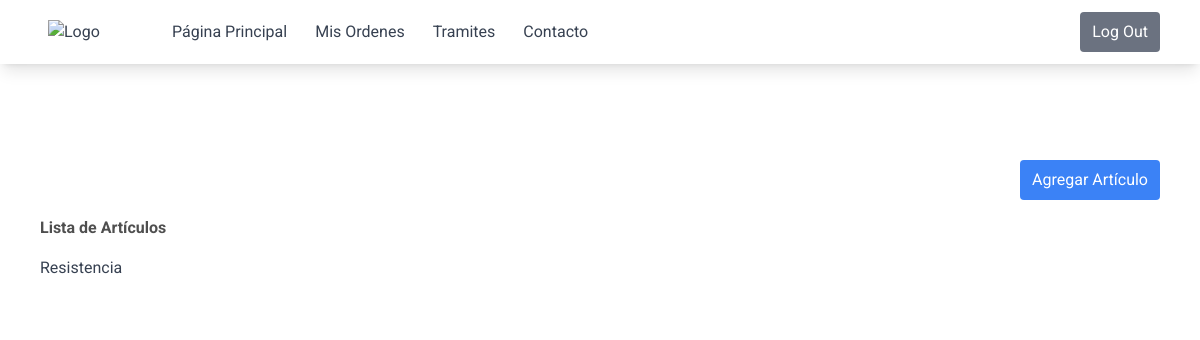
Before: /articulos (signed in) with the older database file.
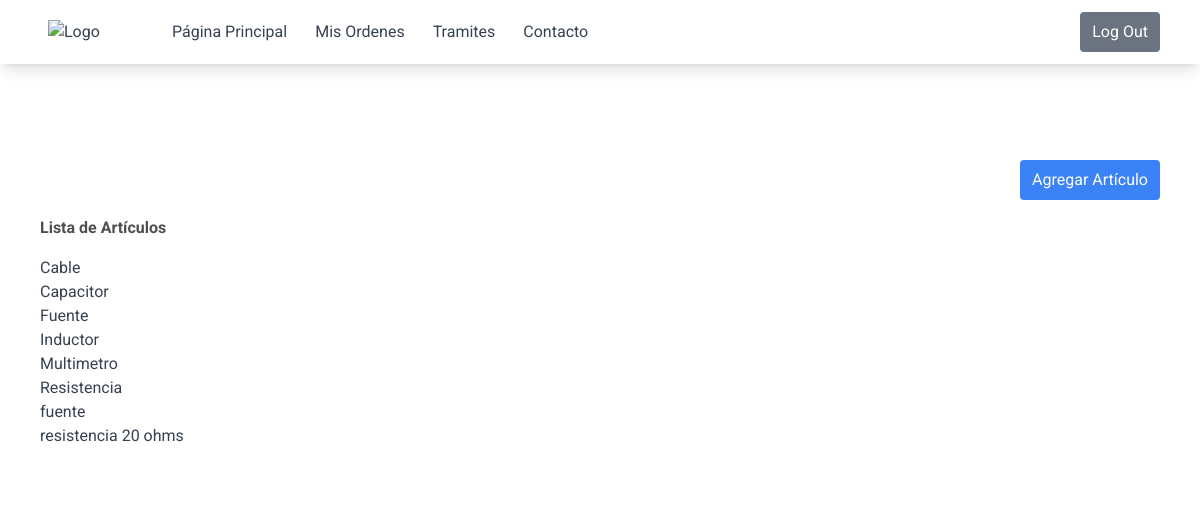
After: the same page with the newer database file.
### supply_room/models.py (models this page shows, shortened)
class Item(models.Model):
    name = models.CharField(max_length=200)

### supply_room/views.py (the view)
# urls.py: path('articulos', ItemList.as_view(template_name='page/articulos.html'), name='articulos'),
class ItemList(ListView):
	model = Item
	def get_queryset(self, *args, **kwargs):
		qs = super(ItemList, self).get_queryset(*args, **kwargs)
		qs = qs.order_by('name')
		return qs

### templates/page/articulos.html (shortened to what this page needs)
{% extends "base.html" %} {% block content %}
<div class="max-w-6xl mx-auto px-4 py-8 bg-white rounded-lg shadow-md mt-16">
    <div class="flex justify-between items-center mb-4">
        <a href="{% url 'crear-articulo' %}" class="py-2 px-3 bg-blue-500 text-white rounded hover:bg-blue-400">Agregar Artículo</a>
    </div>
    <h2 class="text-2xl font-bold mb-4">Lista de Artículos</h2>
    <ul class="divide-y divide-gray-200">
        {% for object in object_list %}
        <li class="py-4">
            <div class="flex justify-between items-center">
                <span class="text-gray-700">{{ object.name }}</span>
            </div>
        </li>
        {% empty %}
        <li class="py-4 text-center text-gray-500">No objects yet.</li>
        {% endfor %}
    </ul>
</div>
{% endblock %}

### templates/base.html (shortened to what this page needs)
{% load static %}
<!DOCTYPE html>
<html lang="en">
  <head>
    <link href="{% static 'output.css' %}" rel="stylesheet"  />
  </head>
  <body>
    <nav class="bg-white shadow-lg">
        <div class="max-w-6xl mx-auto px-4">
            <div class="flex justify-between">
                <div class="flex space-x-4">
                    <div>
                         <a href="{% url 'home' %}" class="flex items-center py-5 px-2 text-gray-700">
                            <img src="https://eie.ucr.ac.cr/static/img/logos/EIE_v.png" alt="Logo" class="w-20 mr-2">
                        </a>
                    </div>
                    <div class="hidden md:flex items-center space-x-1">
                        <a href="{% url 'home' %}" class="py-5 px-3 text-gray-700 hover:text-gray-900">Página Principal</a>
                        <a href="#" class="py-5 px-3 text-gray-700 hover:text-gray-900">Mis Ordenes</a>
                        <a href="#" class="py-5 px-3 text-gray-700 hover:text-gray-900">Tramites</a>
                        <a href="#" class="py-5 px-3 text-gray-700 hover:text-gray-900">Contacto</a>
                    </div>
                </div>
                {% if user.is_authenticated %}
                <div class="hidden md:flex items-center space-x-1">
                     <form action="{% url 'logout' %}" method="post">
  <button type="submit" class="py-2 px-3 bg-gray-500 text-white rounded hover:bg-gray-400">Log Out</button>
</form>
                </div>
                {% endif %}
            </div>
        </div>
    </nav>
    {% if user.is_authenticated %}
<div>{% block content %} {% endblock %}</div>
{% else %}
<p>You are not logged in</p>
<a href="{% url 'login' %}">Log In</a>
{% endif %}
  </body>
</html>

Changed rows visible on the page:
added Item: name "Cable"
added Item: name "Capacitor"
added Item: name "Fuente"
added Item: name "Inductor"
added Item: name "Multimetro"
added Item: name "fuente"
added Item: name "resistencia 20 ohms"
